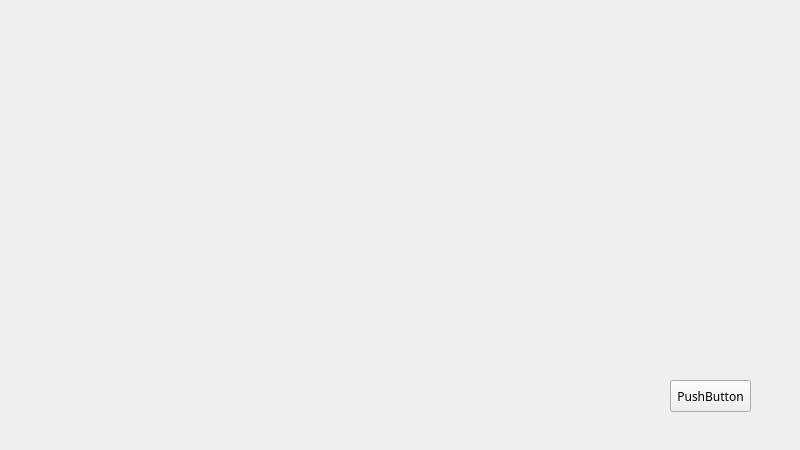
<?xml version="1.0" encoding="UTF-8"?>
<ui version="4.0">
 <class>RemoteSet</class>
 <widget class="QWidget" name="RemoteSet">
  <property name="geometry">
   <rect>
    <x>0</x>
    <y>0</y>
    <width>800</width>
    <height>450</height>
   </rect>
  </property>
  <property name="font">
   <font>
    <family>WenQuanYi Micro Hei</family>
   </font>
  </property>
  <property name="windowTitle">
   <string>远程设置</string>
  </property>
  <widget class="QPushButton" name="buttonQuit">
   <property name="geometry">
    <rect>
     <x>670</x>
     <y>380</y>
     <width>81</width>
     <height>32</height>
    </rect>
   </property>
   <property name="text">
    <string>PushButton</string>
   </property>
  </widget>
 </widget>
 <resources/>
 <connections/>
</ui>
